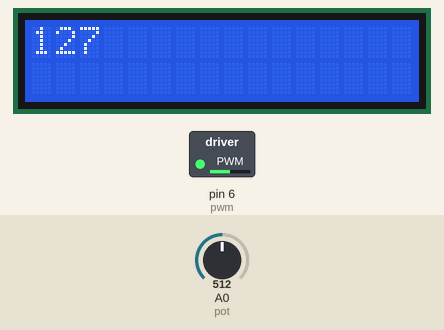
Bench run of a sketch on a simulated Arduino Uno, built with avr-gcc and run on an emulated ATmega328P. On the bench: 16×2 character LCD, switched loads named in the sketch (green lamp = pin HIGH). The test bench sets the inputs (shaded band); at power-on: A0 (pot) = 512.

Above: at 1.2 s.
1.3 s: A0 (pot) set to 716
At 1.6 s:
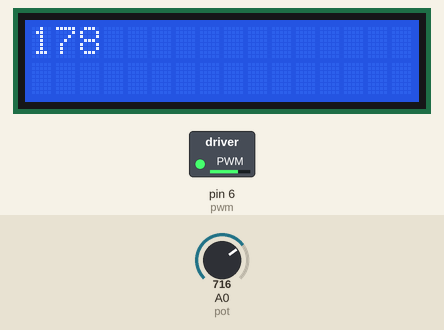
2.8 s: A0 (pot) set to 900
At 3.9 s:
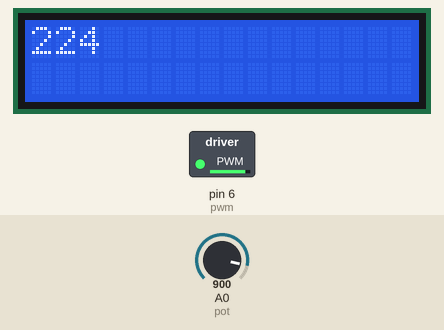
4.3 s: A0 (pot) set to 122
At 5.1 s:
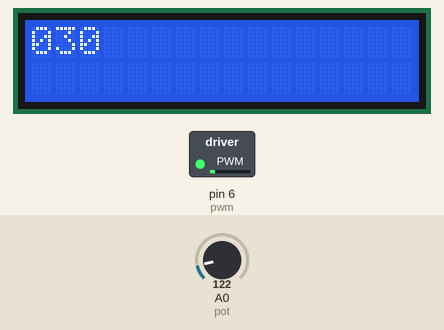
5.8 s: A0 (pot) set to 0
At 6.2 s:
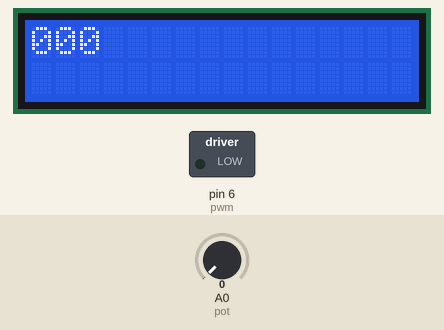
7.3 s: A0 (pot) set to 511
At 8.5 s:
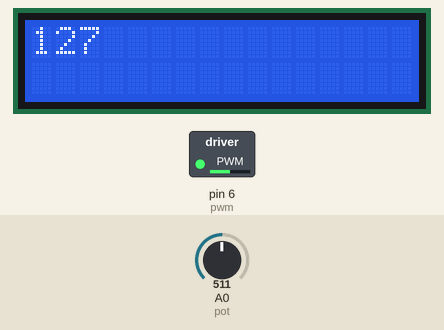
Timing chart, 0 to 9.8 s (numbered marks = the images above; inputs shaded):
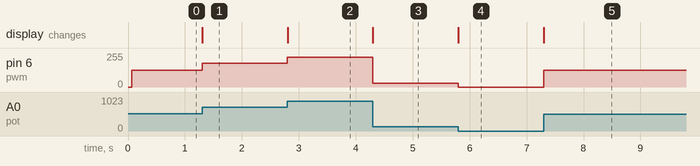

The sketch:

motorDC.ino
```cpp
#include "LiquidCrystal.h"

const int pwm = 6;
const int pot = A0;
LiquidCrystal lcd(12, 11, 5, 4, 3, 2);
int ValorLidoPot_Real = 0;
int ValorLidoPot_Mapeado = 0;

void setup() {
  lcd.begin(16, 2);
  lcd.setCursor(0, 0);
  pinMode(pwm, OUTPUT);
}

void loop() {
  ValorLidoPot_Real = analogRead(pot);
  ValorLidoPot_Mapeado = map(ValorLidoPot_Real, 0, 1023, 0, 255);
  analogWrite(pwm, ValorLidoPot_Mapeado);
  lcd.setCursor(0, 0);
  if(ValorLidoPot_Mapeado<10){
    lcd.print("00"+String(ValorLidoPot_Mapeado));
  }
  else if(ValorLidoPot_Mapeado<100){
    lcd.print("0"+String(ValorLidoPot_Mapeado));
  }
  else{
    lcd.print(ValorLidoPot_Mapeado);
  }
}
```

Measured:
- after the input at 1.3 s, pin 6 (pwm): 127/255 → 178/255 at once; the display: changes at once (image 1)
- after the input at 2.8 s, pin 6 (pwm): 178/255 → 224/255 at once; the display: changes at once (image 2)
- after the input at 4.3 s, pin 6 (pwm): 224/255 → 30/255 at once; the display: changes at once (image 3)
- after the input at 5.8 s, pin 6 (pwm): 30/255 → 0/255 at once; the display: changes at once (image 4)
- after the input at 7.3 s, pin 6 (pwm): 0/255 → 127/255 at once; the display: changes at once (image 5)
